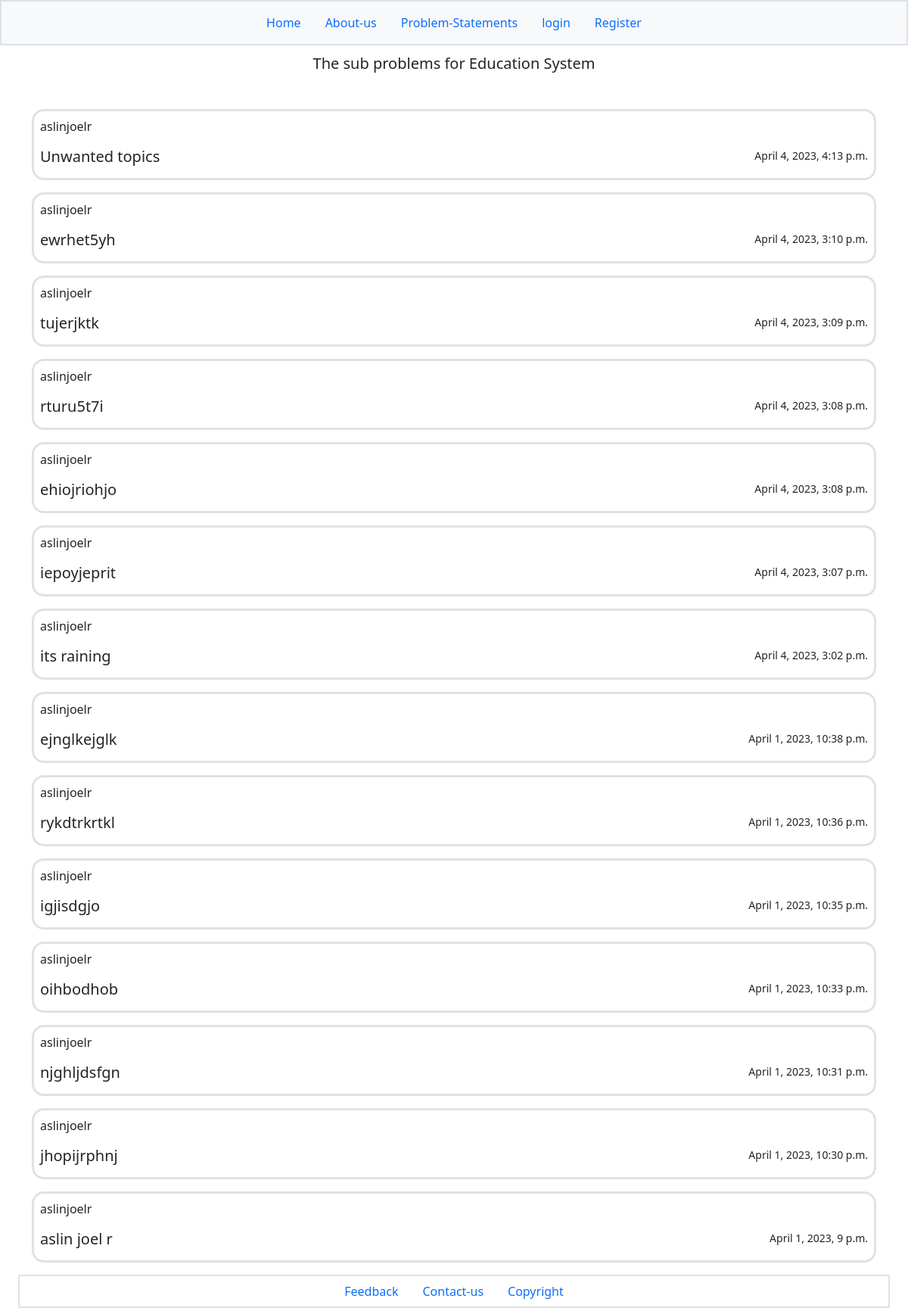
Page /problem_statements/1/view-problems/ on the earlier database version.
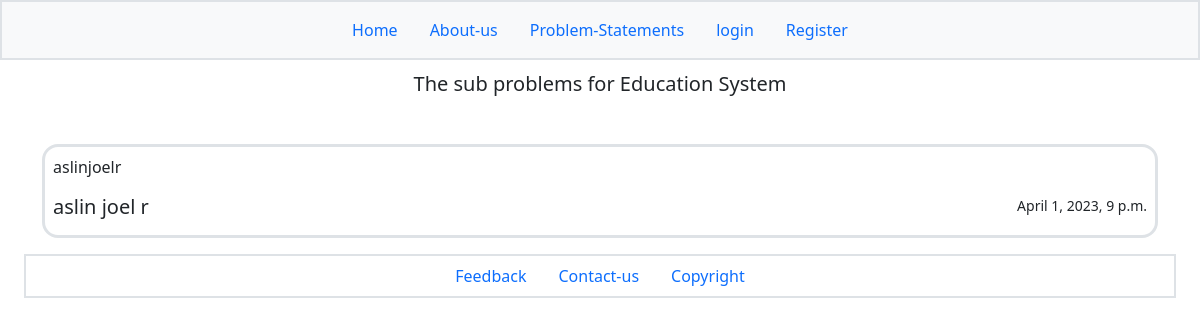
Same page on the later database version.
### nation_book/models.py (models this page shows, shortened)
class SmallProblems(models.Model):
    body=models.TextField(default='')
    time=models.DateTimeField(auto_now_add=True)
    post=models.ForeignKey(ProblemStatement,on_delete=models.CASCADE)
    author=models.CharField(max_length=200)
    class Meta:
        ordering = ['-time']

### nation_book/views.py (the view)
# urls.py: path('problem_statements/<int:pk>/view-problems/',views.view_problems,name='view_problems'),
def view_problems(request,pk):
    comments=SmallProblems.objects.filter(post=pk)
    problem=ProblemStatement.objects.get(pk=pk)
    return render(request,'sub-problems.html',{'comments':comments,'problem':problem})

### nation_book/models.py (called while the page is built)
    def __str__(self):
        return self.problem_name

### nation_book/templates/sub-problems.html
{% extends 'base.html' %}
{% load static %}
{% block content %}
<br>
<div class="mt-5">
  <center><h5>The sub problems for  {{problem}}</h5></center><br>
  {% if comments|length == 0 %}
  <center><h5 style="color:red">There is no problem's submitted yet.</h5></center>
  {% else %}
  {% for comment in comments %}
  <div class="container mt-3">
    <div class="container p-2 border border-3 rounded-4">
      <p class="">{{comment.author}}</p>
      <small class="float-end">{{comment.time}}</small>
      <h5>{{comment.body}}</h5>
    </div>
  </div>
</div>
  {% endfor %}
{%endif%}
{% endblock %}

Differences in the rows shown:
removed SmallProblems: author "aslinjoelr", time "April 4, 2023, 4:13 p.m.", body "Unwanted topics"
removed SmallProblems: author "aslinjoelr", time "April 4, 2023, 3:10 p.m.", body "ewrhet5yh"
removed SmallProblems: author "aslinjoelr", time "April 4, 2023, 3:09 p.m.", body "tujerjktk"
removed SmallProblems: author "aslinjoelr", time "April 4, 2023, 3:08 p.m.", body "rturu5t7i"
removed SmallProblems: author "aslinjoelr", time "April 4, 2023, 3:08 p.m.", body "ehiojriohjo"
removed SmallProblems: author "aslinjoelr", time "April 4, 2023, 3:07 p.m.", body "iepoyjeprit"
removed SmallProblems: author "aslinjoelr", time "April 4, 2023, 3:02 p.m.", body "its raining"
removed SmallProblems: author "aslinjoelr", time "April 1, 2023, 10:38 p.m.", body "ejnglkejglk"
removed SmallProblems: author "aslinjoelr", time "April 1, 2023, 10:36 p.m.", body "rykdtrkrtkl"
removed SmallProblems: author "aslinjoelr", time "April 1, 2023, 10:35 p.m.", body "igjisdgjo"
removed SmallProblems: author "aslinjoelr", time "April 1, 2023, 10:33 p.m.", body "oihbodhob"
removed SmallProblems: author "aslinjoelr", time "April 1, 2023, 10:31 p.m.", body "njghljdsfgn"
removed SmallProblems: author "aslinjoelr", time "April 1, 2023, 10:30 p.m.", body "jhopijrphnj"
